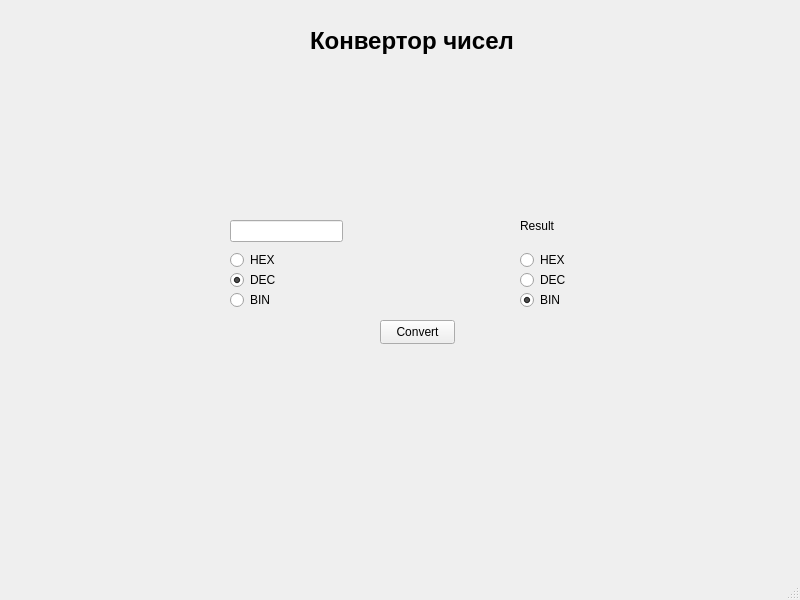
<?xml version="1.0" encoding="UTF-8"?>
<ui version="4.0">
 <class>MainWindow</class>
 <widget class="QMainWindow" name="MainWindow">
  <property name="geometry">
   <rect>
    <x>0</x>
    <y>0</y>
    <width>800</width>
    <height>600</height>
   </rect>
  </property>
  <property name="windowTitle">
   <string>Convertor</string>
  </property>
  <widget class="QWidget" name="centralwidget">
   <widget class="QLineEdit" name="NumInput">
    <property name="geometry">
     <rect>
      <x>230</x>
      <y>220</y>
      <width>113</width>
      <height>22</height>
     </rect>
    </property>
    <property name="text">
     <string/>
    </property>
   </widget>
   <widget class="QPushButton" name="ConvertButton">
    <property name="geometry">
     <rect>
      <x>380</x>
      <y>320</y>
      <width>75</width>
      <height>24</height>
     </rect>
    </property>
    <property name="text">
     <string>Convert</string>
    </property>
   </widget>
   <widget class="QLabel" name="OutputLabel">
    <property name="geometry">
     <rect>
      <x>520</x>
      <y>210</y>
      <width>101</width>
      <height>31</height>
     </rect>
    </property>
    <property name="text">
     <string>Result</string>
    </property>
   </widget>
   <widget class="QRadioButton" name="HEXToggleTo">
    <property name="geometry">
     <rect>
      <x>520</x>
      <y>250</y>
      <width>89</width>
      <height>20</height>
     </rect>
    </property>
    <property name="text">
     <string>HEX</string>
    </property>
    <attribute name="buttonGroup">
     <string notr="true">TranslateToToggles</string>
    </attribute>
   </widget>
   <widget class="QRadioButton" name="DECToggleTo">
    <property name="geometry">
     <rect>
      <x>520</x>
      <y>270</y>
      <width>89</width>
      <height>20</height>
     </rect>
    </property>
    <property name="text">
     <string>DEC</string>
    </property>
    <attribute name="buttonGroup">
     <string notr="true">TranslateToToggles</string>
    </attribute>
   </widget>
   <widget class="QRadioButton" name="BINToggleTo">
    <property name="geometry">
     <rect>
      <x>520</x>
      <y>290</y>
      <width>89</width>
      <height>20</height>
     </rect>
    </property>
    <property name="text">
     <string>BIN</string>
    </property>
    <property name="checked">
     <bool>true</bool>
    </property>
    <attribute name="buttonGroup">
     <string notr="true">TranslateToToggles</string>
    </attribute>
   </widget>
   <widget class="QRadioButton" name="DECToggleFrom">
    <property name="geometry">
     <rect>
      <x>230</x>
      <y>270</y>
      <width>89</width>
      <height>20</height>
     </rect>
    </property>
    <property name="text">
     <string>DEC</string>
    </property>
    <property name="checked">
     <bool>true</bool>
    </property>
    <attribute name="buttonGroup">
     <string notr="true">TranslateFromToggles</string>
    </attribute>
   </widget>
   <widget class="QRadioButton" name="BINToggleFrom">
    <property name="geometry">
     <rect>
      <x>230</x>
      <y>290</y>
      <width>89</width>
      <height>20</height>
     </rect>
    </property>
    <property name="text">
     <string>BIN</string>
    </property>
    <attribute name="buttonGroup">
     <string notr="true">TranslateFromToggles</string>
    </attribute>
   </widget>
   <widget class="QRadioButton" name="HEXToggleFrom">
    <property name="geometry">
     <rect>
      <x>230</x>
      <y>250</y>
      <width>89</width>
      <height>20</height>
     </rect>
    </property>
    <property name="text">
     <string>HEX</string>
    </property>
    <attribute name="buttonGroup">
     <string notr="true">TranslateFromToggles</string>
    </attribute>
   </widget>
   <widget class="QLabel" name="NameLabel">
    <property name="geometry">
     <rect>
      <x>310</x>
      <y>20</y>
      <width>211</width>
      <height>41</height>
     </rect>
    </property>
    <property name="font">
     <font>
      <pointsize>18</pointsize>
      <bold>true</bold>
     </font>
    </property>
    <property name="text">
     <string>Конвертор чисел</string>
    </property>
    <property name="scaledContents">
     <bool>false</bool>
    </property>
    <property name="wordWrap">
     <bool>false</bool>
    </property>
   </widget>
  </widget>
  <widget class="QMenuBar" name="menubar">
   <property name="geometry">
    <rect>
     <x>0</x>
     <y>0</y>
     <width>800</width>
     <height>22</height>
    </rect>
   </property>
  </widget>
  <widget class="QStatusBar" name="statusbar"/>
 </widget>
 <resources/>
 <connections/>
 <buttongroups>
  <buttongroup name="TranslateToToggles"/>
  <buttongroup name="TranslateFromToggles"/>
 </buttongroups>
</ui>
